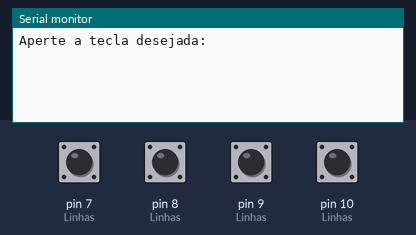
Recording of a sketch running on a simulated Arduino Uno, built with avr-gcc and run on an emulated ATmega328P. On the bench: the last lines printed to the serial monitor. The test bench sets the inputs (shaded band); at power-on: pin 7 (Linhas), pin 8 (Linhas), pin 9 (Linhas), pin 10 (Linhas) HIGH.

Above: at 1.2 s.
1.3 s: pin 7 (Linhas) pulled LOW for 0.15 s
At 2.5 s:
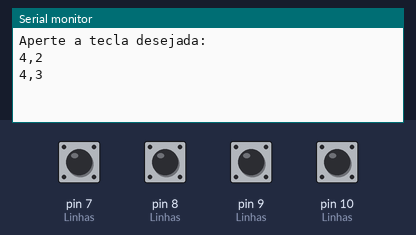
2.9 s: pin 8 (Linhas) pulled LOW for 0.15 s
At 3.8 s:
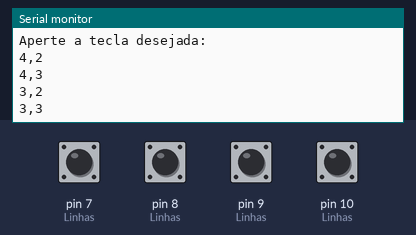
4.5 s: pin 9 (Linhas) pulled LOW for 0.15 s
At 5.0 s:
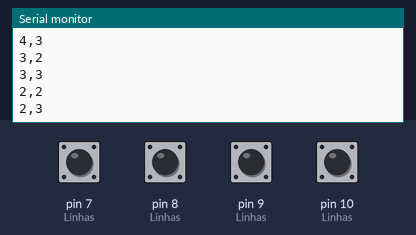
6.1 s: pin 10 (Linhas) pulled LOW for 0.15 s
At 7.4 s:
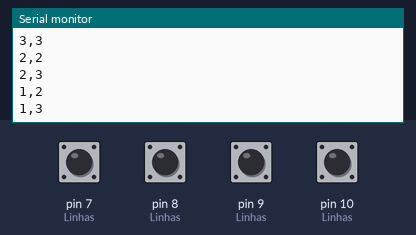
7.7 s: pin 7 (Linhas) pulled LOW for 1 s
At 9.4 s:
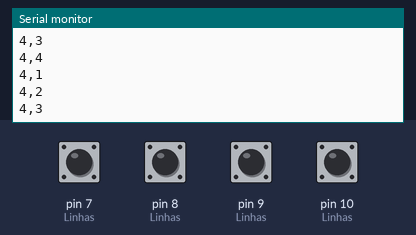
10.2 s: pin 8 (Linhas) pulled LOW for 1 s
At 12.6 s:
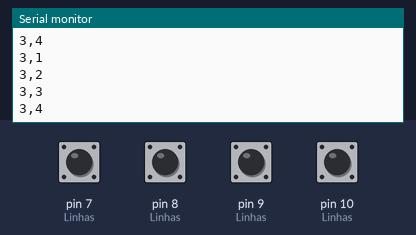
Timing chart, 0 to 13.7 s (numbered marks = the images above; inputs shaded):
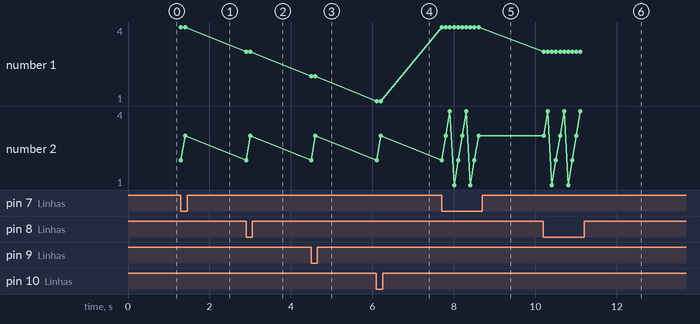

Measured:
- after the input at 1.3 s, the serial monitor: prints a new line at once (image 1)
- after the input at 2.9 s, the serial monitor: prints a new line at once (image 2)
- after the input at 4.5 s, the serial monitor: prints a new line at once (image 3)
- after the input at 6.1 s, the serial monitor: prints a new line at once (image 4)
- after the input at 7.7 s, the serial monitor: prints a new line at once (image 5)
- after the input at 10.2 s, the serial monitor: prints a new line at once (image 6)
- plotted number 1: 2 → 1 after the input at 6.1 s, 1 → 4 after the input at 7.7 s

The sketch:

TecladoMelhorado.ino
```cpp
//Autor: Yuri Lima Empresa: AutoCore Robotica
//Blog: http://www.autocorerobotica.blog.br/
//Loja http://www.autocorerobotica.com/
//-------------------------------------------------

int linhas,colunas,LC;


void setup() {
	Serial.begin(9600);
	pinMode(10,INPUT_PULLUP);//Linhas
	pinMode(9,INPUT_PULLUP); //Linhas
	pinMode(8,INPUT_PULLUP); //Linhas
	pinMode(7,INPUT_PULLUP); //Linhas
	pinMode(6, OUTPUT); //Colunas
	pinMode(5, OUTPUT); //Colunas
	pinMode(4, OUTPUT); //Colunas
	pinMode(3, OUTPUT); //Colunas
	Serial.println("Aperte a tecla desejada: ");
}

void loop() {

	for(int Col=6; Col>=3; Col--){
		digitalWrite(6, HIGH);
		digitalWrite(5, HIGH);
		digitalWrite(4, HIGH);
		digitalWrite(3, HIGH);
		digitalWrite(Col,LOW);
		if(digitalRead(10)==LOW){
			linhas=1;
			colunas=7-Col;
			Serial.print(linhas);
			Serial.print(",");
			Serial.println(colunas);
		}
		if(digitalRead(9)==LOW){
			linhas=2;
			colunas=7-Col;
			Serial.print(linhas);
			Serial.print(",");
			Serial.println(colunas);
		}
		if(digitalRead(8)==LOW){
			linhas=3;
			colunas=7-Col;
			Serial.print(linhas);
			Serial.print(",");
			Serial.println(colunas);
		}
		if(digitalRead(7)==LOW){
			linhas=4;
			colunas=7-Col;
			Serial.print(linhas);
			Serial.print(",");
			Serial.println(colunas);
		}

		delay(100);
	}
}
```
